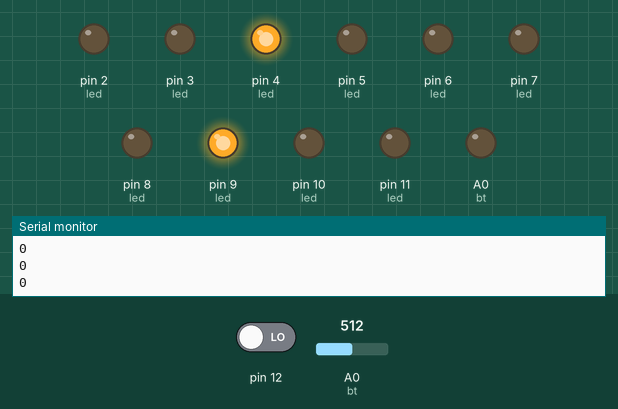
A sketch run on a simulated Arduino Uno, built with avr-gcc and run on an emulated ATmega328P. Parts: output pins drawn as LEDs (lit = HIGH), the last lines printed to the serial monitor. Dashed ring = blinking. The test bench sets the inputs (shaded band); at power-on: A0 (bt) = 512, pin 12 LOW.

Above: at 1.3 s.
1.4 s: A0 (bt) set to 0
At 2.3 s:
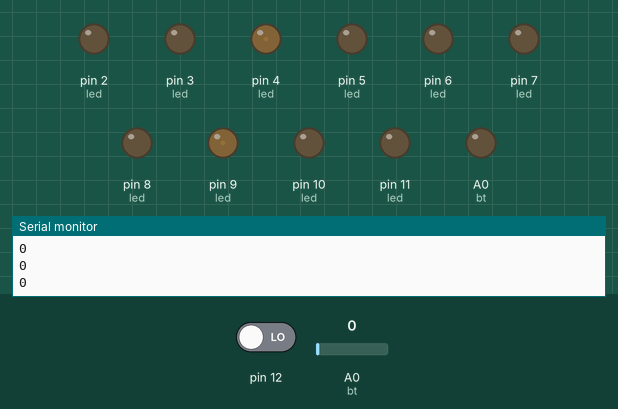
3.0 s: pin 12 driven HIGH
At 4.2 s:
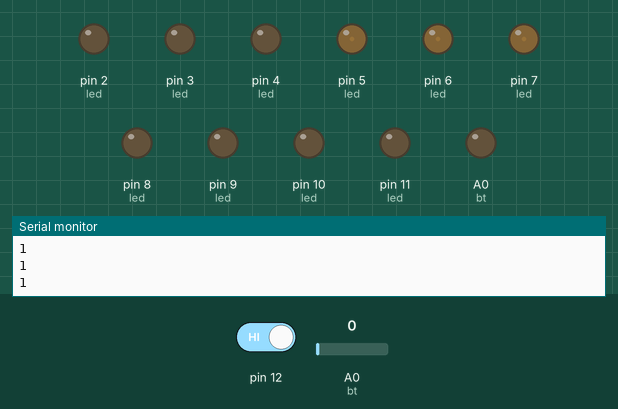
4.5 s: A0 (bt) set to 122
At 4.68 s:
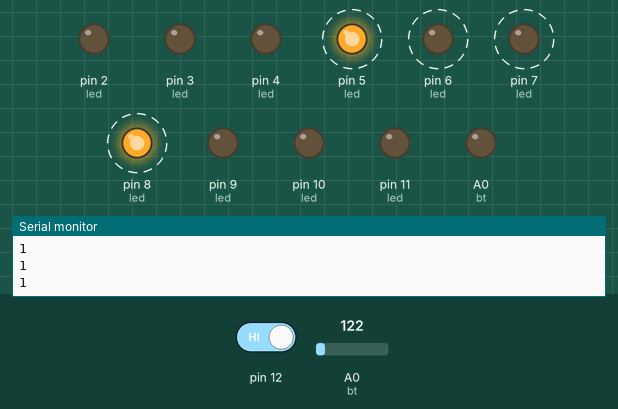
7.6 s: pin 12 driven LOW
At 7.86 s:
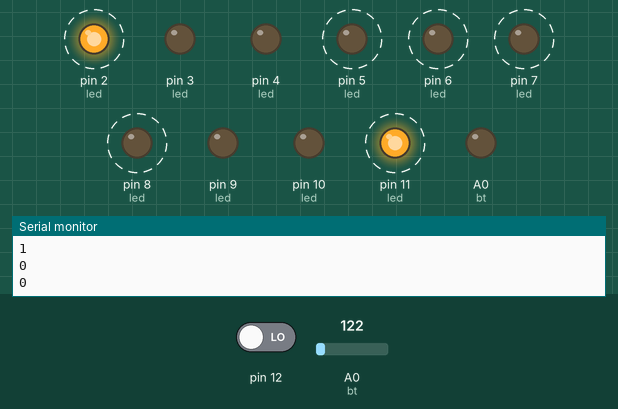
10.7 s: A0 (bt) set to 0
At 11.7 s:
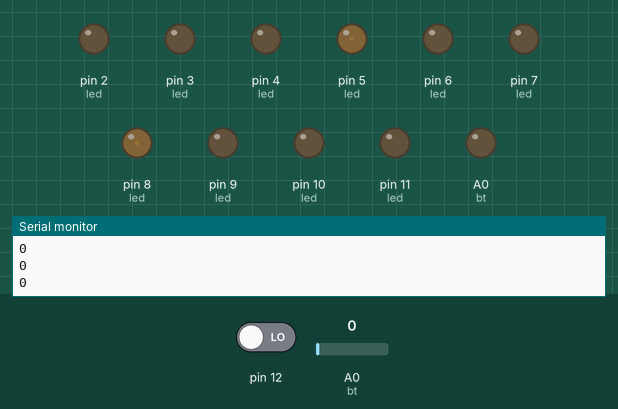
12.2 s: A0 (bt) set to 306
At 12.96 s:
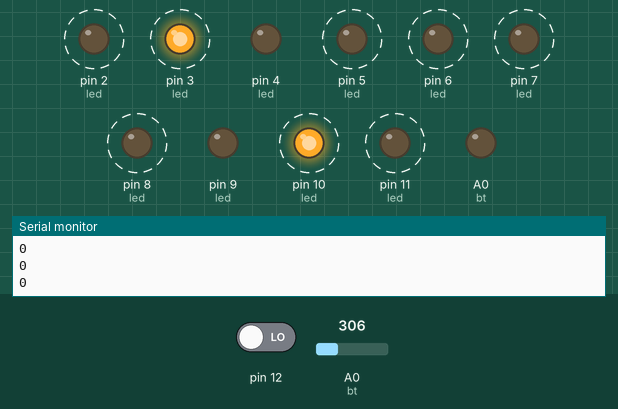
Timing chart, 0 to 16.3 s (numbered marks = the images above; inputs shaded):
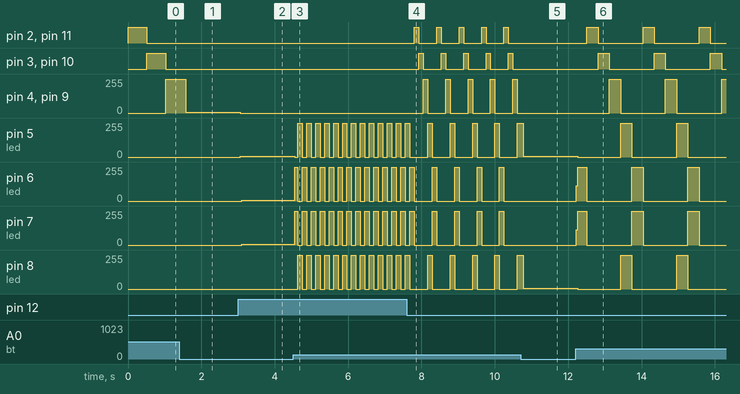

Measured:
- after the input at 1.4 s, pin 2 (led), pin 11 (led): stays LOW (without the input it goes to HIGH after 1.2 s); pin 4 (led), pin 9 (led): 255/255 → 4/255 after 0.18 s; pin 5 (led), pin 8 (led): stays 0/255 (without the input it goes to 255/255 after 0.14 s); pin 6 (led), pin 7 (led): stays 0/255 (without the input it goes to 255/255 after 0.65 s)
- after the input at 3.0 s, pin 4 (led), pin 9 (led): 4/255 → 0/255 after 0.06 s; pin 5 (led): 0/255 → 6/255 after 0.06 s; pin 6 (led), pin 7 (led): 0/255 → 6/255 after 0.10 s
- after the input at 4.5 s, pin 5 (led), pin 6 (led), pin 7 (led): alternates 255/255 for 0.12 s and 0/255 for 0.12 s, starting at once; pin 8 (led): alternates 255/255 for 0.12 s and 0/255 for 0.12 s, starting after 0.12 s
- after the input at 7.6 s, pin 2 (led): alternates HIGH for 0.12 s and LOW for 0.49 s, starting after 0.20 s; pin 3 (led): alternates HIGH for 0.12 s and LOW for 0.49 s, starting after 0.32 s
- after the input at 10.7 s, pin 2 (led), pin 3 (led), pin 10 (led), pin 11 (led): stops changing and stays LOW; pin 4 (led), pin 6 (led), pin 7 (led), pin 9 (led): stops changing and stays 0/255
- after the input at 12.2 s, pin 2 (led): alternates HIGH for 0.31 s and LOW for 1.2 s, starting after 0.31 s; pin 3 (led): alternates HIGH for 0.31 s and LOW for 1.2 s, starting after 0.61 s

The sketch:

led_chiet_ap_nut_bam_doi_chieu.ino
```cpp
/*
 * led 2 -> 11
 * biến trở chân giữa A0, 2 chân ngoài nối GND và 5V
 * nút bấm 1 chân nối chân 12 và điện trở nối GND. Chân còn lại nối 5V
 */
int bt = A0;
int led[5][2] = {{2, 11},{3, 10},{4, 9},{5, 8},{6, 7}};
int n = sizeof(led) / sizeof(led[0]);
int m = 0;
int i = 0;
int j;
int k = 1;
void setup() {
  Serial.begin(9600);
  for (int i = 0; i <= n; i++) {
    for(int j = 0; j < 2; j++){
      pinMode(led[i][j], OUTPUT);
    }
  }
  pinMode(12,INPUT);
}
void loop() {
  int button = digitalRead(12);
  Serial.println(button);
  if(button == 1){
    k = -k;
  }
  i = (i+n)%n;

  for(j = m; j < 2; j++){
    digitalWrite(led[i][j], HIGH);
  }
  //delay(500);
  delay(analogRead(bt));
  for(j = m; j < 2; j++){
    digitalWrite(led[i][j], LOW);
  }
  i += k;
}
```
